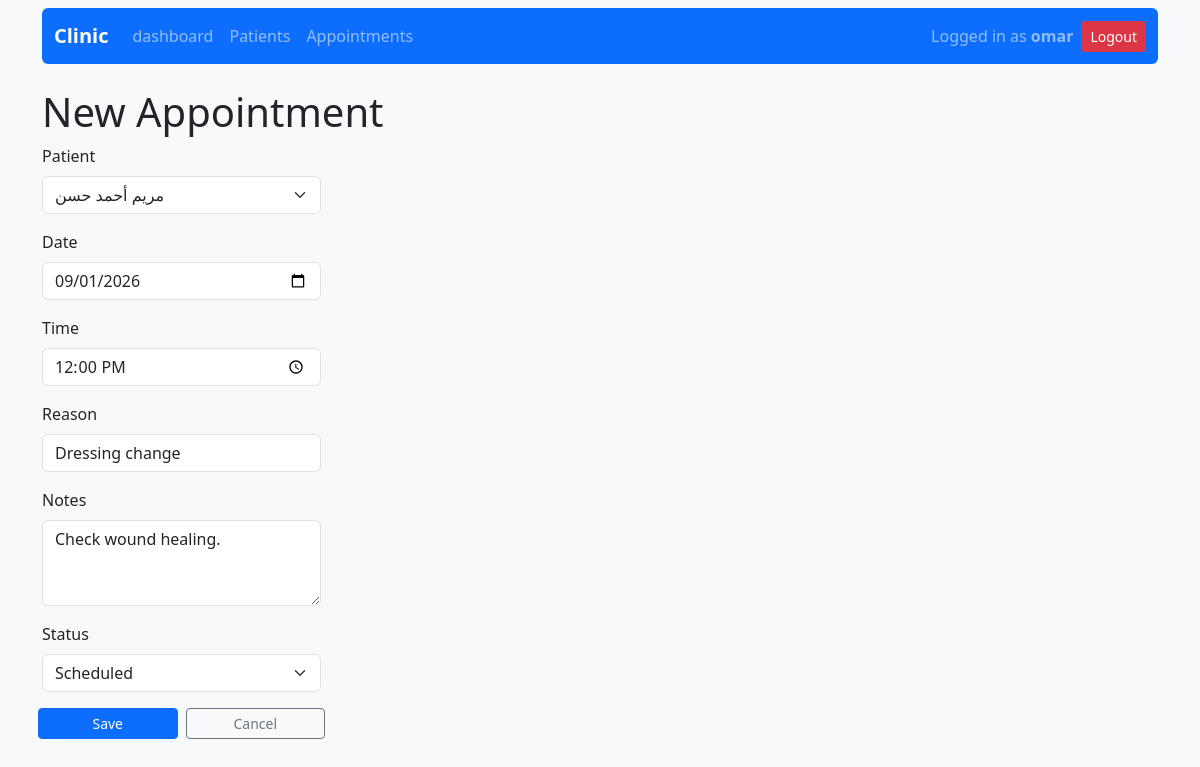
/appointments/3/edit/ (signed in), run on an earlier commit of the app's database.
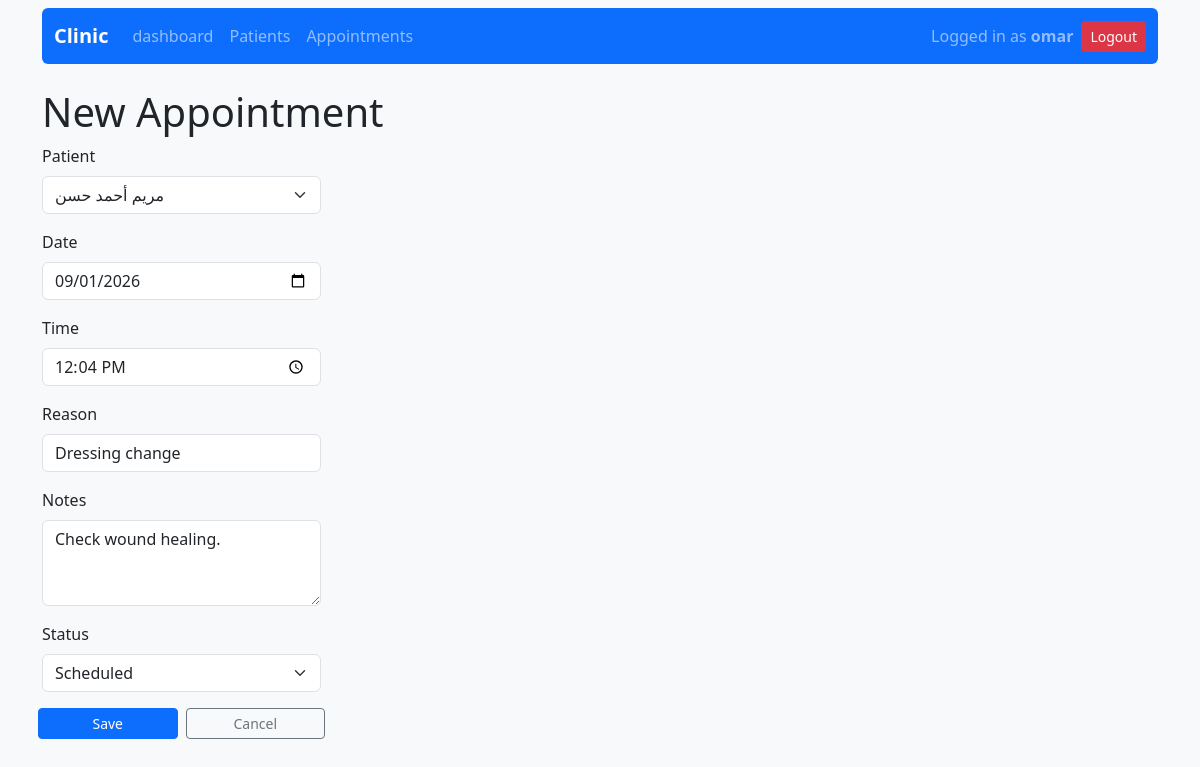
And on a later commit of the database.
### appointments/models.py (models this page shows, shortened)
class Appointment(models.Model):
    class Status(models.TextChoices):
        SCHEDULED = 'scheduled', 'Scheduled'
        COMPLETED = 'completed', 'Completed'
        CANCELED = 'canceled', 'Canceled'
    patient = models.ForeignKey(Patient, on_delete=models.CASCADE, related_name='appointments')
    date = models.DateField()
    time = models.TimeField()
    reason = models.CharField(max_length=255)
    notes = models.TextField(blank=True)
    status = models.CharField(max_length=20, choices=Status.choices, default=Status.SCHEDULED)

### appointments/views.py (the view)
# urls.py: path('<int:appointment_id>/edit/', views.edit_appointment, name='edit_appointment'),
@login_required
def edit_appointment(request, appointment_id):
    appointment = get_object_or_404(Appointment, id=appointment_id)
    if request.method == 'POST':
        form = AppointmentForm(request.POST, instance=appointment)
        if form.is_valid():
            form.save()
            return redirect('appointment_details', appointment_id=appointment.id)
    else:
        form = AppointmentForm(instance=appointment)
    return render(request, 'appointment_form.html', {'form': form})

### appointments/forms.py
class AppointmentForm(forms.ModelForm):
     class Meta:
         model = Appointment
         fields = '__all__'
         widgets = {
            'patient': forms.Select(attrs={'class': 'form-select mb-3'}),
            'date': forms.DateInput(attrs={'type': 'date', 'class': 'form-control mb-3'}),
            'time': forms.TimeInput(attrs={'type': 'time', 'class': 'form-control mb-3'}),
            'reason': forms.TextInput(attrs={'class': 'form-control mb-3'}),
            'notes': forms.Textarea(attrs={'class': 'form-control mb-3', 'rows': 3}),
            'status': forms.Select(attrs={'class': 'form-select mb-3'}),
         }

### patients/models.py (called while the page is built)
    def __str__(self):
        return self.name

### appointments/templates/appointment_form.html (shortened to what this page needs)
{% extends 'base.html' %}
{% block content %}
    <h1>New Appointment</h1>
    <form class="w-25" method="post" novalidate>
       {% for field in form %}
            <div class="form-group">
                <label class="form-label" for="{{ field.id_for_label }}">{{ field.label }}</label>
                {{ field }}
            </div>
        {% endfor %}
        <div class="row gx-2">
            <button class="btn btn-primary btn-sm col me-1" type="submit">Save</button>
            <a class="btn btn-outline-secondary btn-sm col ms-1" href="{% url 'appointment_list' %}">Cancel</a>
        </div>
    </form>
{% endblock %}

What changed in the data, as far as the page shows it:
changed Appointment "مريم أحمد حسن": time "12:00:00" → "12:04:00"
